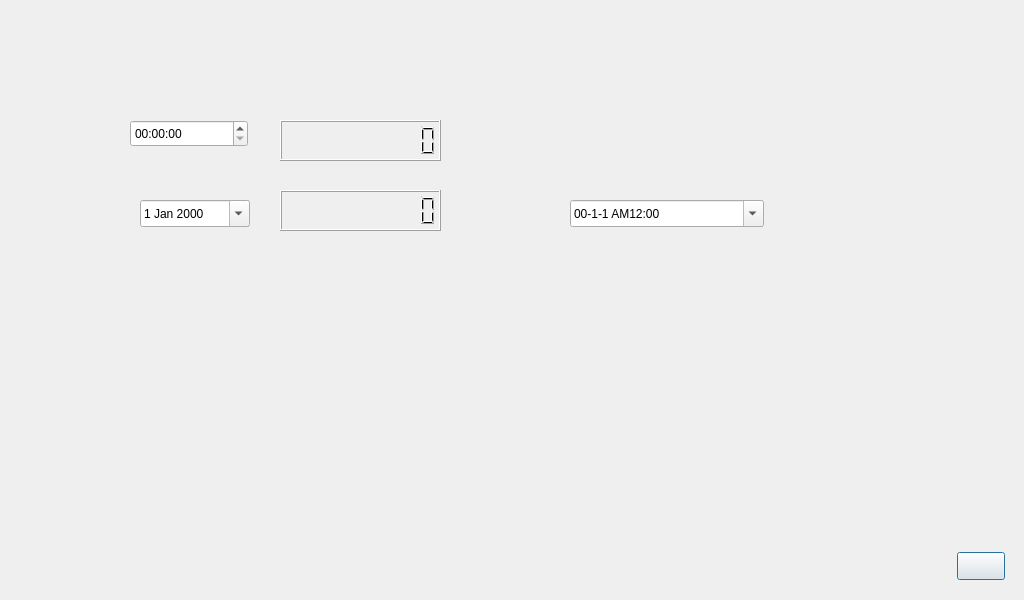
<?xml version="1.0" encoding="UTF-8"?>
<ui version="4.0">
 <class>TimesetupTrue</class>
 <widget class="QDialog" name="TimesetupTrue">
  <property name="geometry">
   <rect>
    <x>0</x>
    <y>0</y>
    <width>1024</width>
    <height>600</height>
   </rect>
  </property>
  <property name="windowTitle">
   <string>Dialog</string>
  </property>
  <widget class="QPushButton" name="pushButton">
   <property name="geometry">
    <rect>
     <x>957</x>
     <y>552</y>
     <width>48</width>
     <height>28</height>
    </rect>
   </property>
   <property name="styleSheet">
    <string notr="true">border-image: url(:/new/prefix1/imagejy/back.png);</string>
   </property>
   <property name="text">
    <string/>
   </property>
  </widget>
  <widget class="QTimeEdit" name="timeEdit">
   <property name="geometry">
    <rect>
     <x>130</x>
     <y>120</y>
     <width>118</width>
     <height>27</height>
    </rect>
   </property>
   <property name="readOnly">
    <bool>false</bool>
   </property>
   <property name="buttonSymbols">
    <enum>QAbstractSpinBox::UpDownArrows</enum>
   </property>
   <property name="specialValueText">
    <string/>
   </property>
   <property name="correctionMode">
    <enum>QAbstractSpinBox::CorrectToPreviousValue</enum>
   </property>
   <property name="maximumDateTime">
    <datetime>
     <hour>23</hour>
     <minute>59</minute>
     <second>59</second>
     <year>2000</year>
     <month>1</month>
     <day>1</day>
    </datetime>
   </property>
   <property name="currentSection">
    <enum>QDateTimeEdit::AmPmSection</enum>
   </property>
   <property name="calendarPopup">
    <bool>true</bool>
   </property>
   <property name="currentSectionIndex">
    <number>0</number>
   </property>
  </widget>
  <widget class="QDateEdit" name="dateEdit">
   <property name="geometry">
    <rect>
     <x>140</x>
     <y>200</y>
     <width>110</width>
     <height>27</height>
    </rect>
   </property>
   <property name="calendarPopup">
    <bool>true</bool>
   </property>
  </widget>
  <widget class="QDateTimeEdit" name="dateTimeEdit">
   <property name="geometry">
    <rect>
     <x>570</x>
     <y>200</y>
     <width>194</width>
     <height>27</height>
    </rect>
   </property>
   <property name="correctionMode">
    <enum>QAbstractSpinBox::CorrectToPreviousValue</enum>
   </property>
   <property name="dateTime">
    <datetime>
     <hour>0</hour>
     <minute>0</minute>
     <second>0</second>
     <year>2000</year>
     <month>1</month>
     <day>1</day>
    </datetime>
   </property>
   <property name="currentSection">
    <enum>QDateTimeEdit::YearSection</enum>
   </property>
   <property name="displayFormat">
    <string>yy-M-d APh:mm</string>
   </property>
   <property name="calendarPopup">
    <bool>true</bool>
   </property>
   <property name="currentSectionIndex">
    <number>0</number>
   </property>
  </widget>
  <widget class="QLCDNumber" name="lcdNumber">
   <property name="geometry">
    <rect>
     <x>280</x>
     <y>190</y>
     <width>161</width>
     <height>41</height>
    </rect>
   </property>
   <property name="digitCount">
    <number>10</number>
   </property>
   <property name="segmentStyle">
    <enum>QLCDNumber::Filled</enum>
   </property>
  </widget>
  <widget class="QLCDNumber" name="lcdNumber_2">
   <property name="geometry">
    <rect>
     <x>280</x>
     <y>120</y>
     <width>161</width>
     <height>41</height>
    </rect>
   </property>
   <property name="digitCount">
    <number>10</number>
   </property>
  </widget>
 </widget>
 <resources/>
 <connections/>
</ui>
